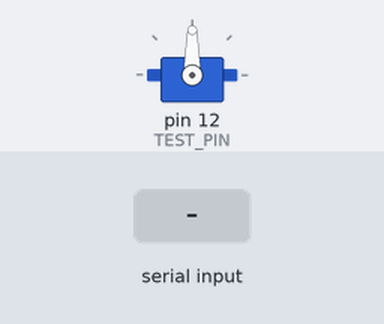
Bench run of a sketch on a simulated Arduino Uno, built with avr-gcc and run on an emulated ATmega328P. On the bench: servo. Inputs (shaded band) come from the test bench. What the sketch prints to the serial monitor is not drawn.

Above: at 1.5 s.
1.6 s: "30,150\n" received over Serial
At 2.8 s:
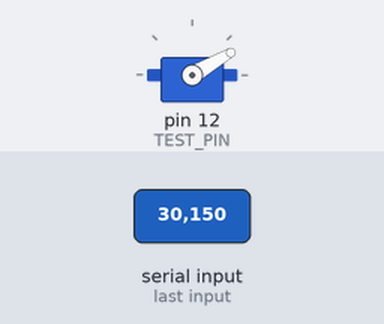
3.1 s: "5\n" received over Serial
At 4.0 s:
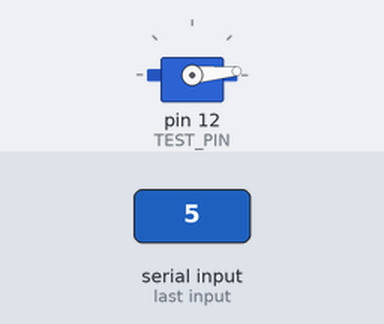
4.6 s: "90,45\n" received over Serial
At 5.2 s:
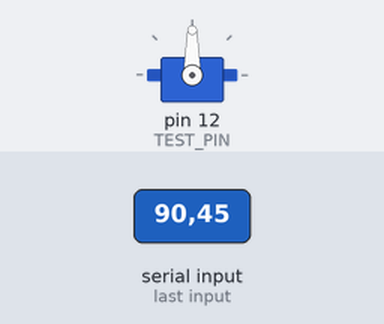
Timing chart, 0 to 7.6 s (numbered marks = the images above; inputs shaded):
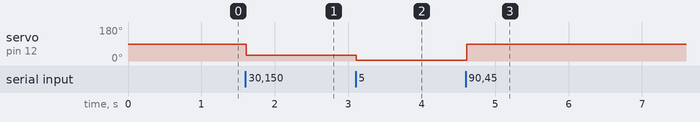

Measured:
- after the input at 1.6 s, servo on pin 12 (TEST_PIN): 90° → 30° at once
- after the input at 3.1 s, servo on pin 12 (TEST_PIN): 30° → 5° at once
- after the input at 4.6 s, servo on pin 12 (TEST_PIN): 5° → 90° at once

The sketch:

jiazhua.ino
```cpp
#include <Servo.h>

Servo testServo;

// --- 测试引脚设定 ---
const int TEST_PIN = 12;

// 初始安全角度 (夹爪一般90度处于半开状态，比较安全)
int currentAngle = 90;

void setup() {
  Serial.begin(9600);

  // 安全上电逻辑：先给指令，再连接引脚
  testServo.write(currentAngle);
  testServo.attach(TEST_PIN);

  // 打印操作指引
  Serial.println("========================================");
  Serial.println("单轴舵机测试程序已启动！");
  Serial.println("当前测试端口: D12");
  Serial.println("状态: 其他舵机已彻底屏蔽，保持未通电状态。");
  Serial.println("----------------------------------------");
  Serial.println("操作说明：");
  Serial.println("请在上方输入框直接输入角度数字 (0-180) 并按回车。");
  Serial.println("建议每次步进 5~10 度，观察机械结构极限。");
  Serial.println("========================================");
}

void loop() {
  // 检查串口是否有数据输入
  if (Serial.available() > 0) {
    // 稍微延时，等待整个数字字符串进入缓冲区
    delay(10);

    // 直接读取输入的整数
    int targetAngle = Serial.parseInt();

    // 防呆设计：忽略无效输入或回车换行造成的 0 (如果你真的想测 0 度，直接输入 0 也会被捕捉)
    // 限制范围在 0 到 180 之间
    if (targetAngle >= 0 && targetAngle <= 180) {
      currentAngle = targetAngle;

      // 写入新角度
      testServo.write(currentAngle);

      // 串口反馈实时数据，方便你做记录
      Serial.print("=> 执行指令... D12 当前角度: ");
      Serial.println(currentAngle);
    }

    // 清空缓冲区中残留的结束符（如 \n 或 \r）
    while(Serial.available() > 0) {
      Serial.read();
    }
  }
}
```
